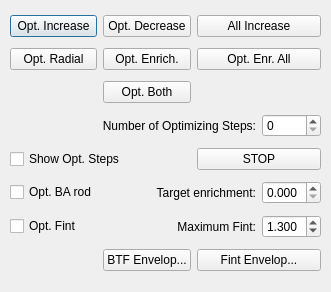
<ui version="4.0">
 <class>OptimizePopup</class>
 <widget class="QDialog" name="OptimizePopup">
  <property name="geometry">
   <rect>
    <x>0</x>
    <y>0</y>
    <width>331</width>
    <height>292</height>
   </rect>
  </property>
  <property name="windowTitle">
   <string>Optimization Popup</string>
  </property>
  <widget class="QWidget" name="layoutWidget">
   <property name="geometry">
    <rect>
     <x>10</x>
     <y>10</y>
     <width>311</width>
     <height>268</height>
    </rect>
   </property>
   <layout class="QGridLayout">
    <item row="1" column="0">
     <widget class="QPushButton" name="optIncrButton">
      <property name="toolTip">
       <string>Increase enrichment in best rod</string>
      </property>
      <property name="text">
       <string>Opt. Increase</string>
      </property>
     </widget>
    </item>
    <item row="1" column="1">
     <widget class="QPushButton" name="optDecrButton">
      <property name="toolTip">
       <string>Decrease enrichment in worst rod</string>
      </property>
      <property name="text">
       <string>Opt. Decrease</string>
      </property>
     </widget>
    </item>
    <item row="2" column="0">
     <widget class="QPushButton" name="optRadialButton">
      <property name="toolTip">
       <string>Optimize the radial distribution of enrichments</string>
      </property>
      <property name="text">
       <string>Opt. Radial</string>
      </property>
     </widget>
    </item>
    <item row="4" column="0" colspan="3">
     <widget class="QLabel" name="stepCountLabel">
      <property name="text">
       <string>Number of Optimizing Steps:</string>
      </property>
      <property name="alignment">
       <set>Qt::AlignRight|Qt::AlignTrailing|Qt::AlignVCenter</set>
      </property>
     </widget>
    </item>
    <item row="4" column="3">
     <widget class="QSpinBox" name="stepCountSpinBox">
      <property name="maximum">
       <number>8</number>
      </property>
     </widget>
    </item>
    <item row="5" column="0" colspan="2">
     <widget class="QCheckBox" name="showStepsCheckBox">
      <property name="text">
       <string>Show Opt. Steps</string>
      </property>
     </widget>
    </item>
    <item row="5" column="2" colspan="2">
     <widget class="QPushButton" name="optStopButton">
      <property name="text">
       <string>STOP</string>
      </property>
     </widget>
    </item>
    <item row="6" column="0">
     <widget class="QCheckBox" name="optBArodCheckBox">
      <property name="text">
       <string>Opt. BA rod</string>
      </property>
     </widget>
    </item>
    <item row="6" column="1" colspan="2">
     <widget class="QLabel" name="targetEnrichLabel">
      <property name="text">
       <string>Target enrichment:</string>
      </property>
      <property name="alignment">
       <set>Qt::AlignRight|Qt::AlignTrailing|Qt::AlignVCenter</set>
      </property>
     </widget>
    </item>
    <item row="6" column="3">
     <widget class="QDoubleSpinBox" name="targetEnrichSpinBox">
      <property name="decimals">
       <number>3</number>
      </property>
      <property name="maximum">
       <double>4.999000000000000</double>
      </property>
      <property name="singleStep">
       <double>0.050000000000000</double>
      </property>
     </widget>
    </item>
    <item row="7" column="0">
     <widget class="QCheckBox" name="optFintCheckBox">
      <property name="text">
       <string>Opt. Fint</string>
      </property>
     </widget>
    </item>
    <item row="7" column="1" colspan="2">
     <widget class="QLabel" name="maxFintLabel">
      <property name="text">
       <string>Maximum Fint:</string>
      </property>
      <property name="alignment">
       <set>Qt::AlignRight|Qt::AlignTrailing|Qt::AlignVCenter</set>
      </property>
     </widget>
    </item>
    <item row="7" column="3">
     <widget class="QDoubleSpinBox" name="maxFintSpinBox">
      <property name="decimals">
       <number>3</number>
      </property>
      <property name="minimum">
       <double>0.000000000000000</double>
      </property>
      <property name="maximum">
       <double>1.800000000000000</double>
      </property>
      <property name="singleStep">
       <double>0.050000000000000</double>
      </property>
      <property name="value">
       <double>1.300000000000000</double>
      </property>
     </widget>
    </item>
    <item row="1" column="2" colspan="2">
     <widget class="QPushButton" name="optIncrAllButton">
      <property name="toolTip">
       <string>Increase enrichment in all rods</string>
      </property>
      <property name="text">
       <string>All Increase</string>
      </property>
     </widget>
    </item>
    <item row="8" column="1">
     <widget class="QPushButton" name="showBtfEnvelopPopup">
      <property name="text">
       <string>BTF Envelop...</string>
      </property>
     </widget>
    </item>
    <item row="8" column="2" colspan="2">
     <widget class="QPushButton" name="showFintEnvelopPopup">
      <property name="text">
       <string>Fint Envelop...</string>
      </property>
     </widget>
    </item>
    <item row="3" column="1">
     <widget class="QPushButton" name="optBothButton">
      <property name="text">
       <string>Opt. Both</string>
      </property>
     </widget>
    </item>
    <item row="2" column="2" colspan="2">
     <widget class="QPushButton" name="optEnrichAllButton">
      <property name="text">
       <string>Opt. Enr. All</string>
      </property>
     </widget>
    </item>
    <item row="2" column="1">
     <widget class="QPushButton" name="optEnrichButton">
      <property name="text">
       <string>Opt. Enrich.</string>
      </property>
     </widget>
    </item>
   </layout>
  </widget>
 </widget>
 <resources/>
 <connections/>
</ui>
